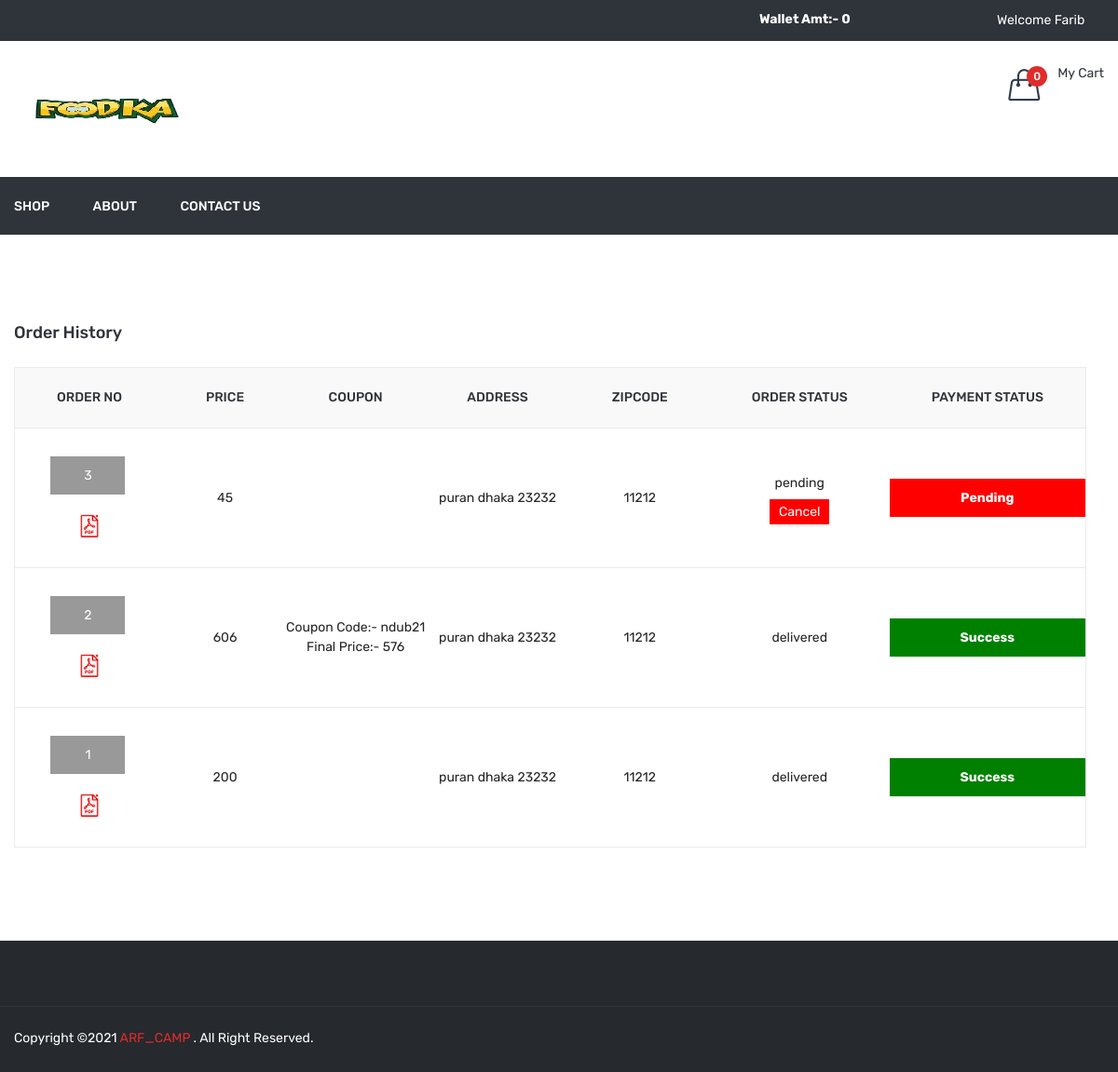
Page /order_history.php (signed in) on the earlier database version.
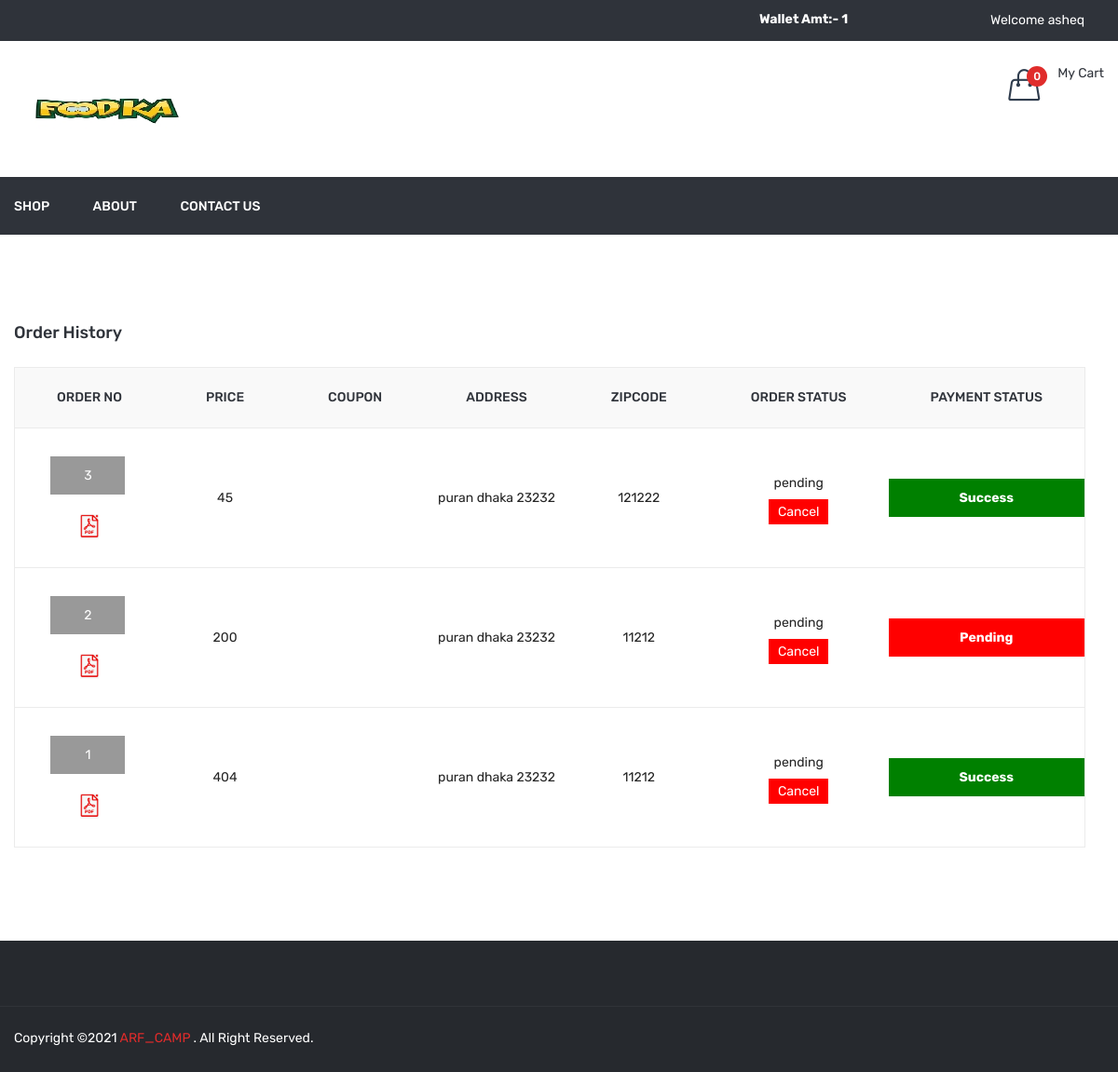
Same page on the later database version.
### tables this page shows
CREATE TABLE `order_master` (
  `id` int(11) NOT NULL,
  `user_id` int(11) NOT NULL,
  `name` varchar(50) NOT NULL,
  `email` varchar(50) NOT NULL,
  `mobile` varchar(50) NOT NULL,
  `address` text NOT NULL,
  `total_price` float NOT NULL,
  `coupon_code` varchar(20) NOT NULL,
  `final_price` float NOT NULL,
  `zipcode` varchar(10) NOT NULL,
  `delivery_boy_id` int(11) NOT NULL,
  `payment_status` varchar(20) NOT NULL,
  `payment_type` varchar(10) NOT NULL,
  `payment_id` varchar(100) NOT NULL,
  `order_status` int(11) NOT NULL,
  `added_on` datetime NOT NULL,
  `delivered_on` datetime NOT NULL,
  `cancel_by` enum('user','admin') NOT NULL,
  `cancel_at` datetime NOT NULL
);

CREATE TABLE `order_status` (
  `id` int(11) NOT NULL,
  `order_status` varchar(50) NOT NULL
);

### function.inc.php (called while the page is built, shortened)
	<?php
function getUserCart(){
	global $con;
	$arr=array();
	$id=$_SESSION['FOOD_USER_ID'];
	$res=mysqli_query($con,"select * from dish_cart where user_id='$id'");
	return $arr;
}
function getcartTotalPrice(){
  $cartArr=getUserFullCart();
  $totalPrice=0;
  return $totalPrice;
}
function getUserFullCart($attr_id=''){
	$cartArr=array();
	if(isset($_SESSION['FOOD_USER_ID'])){
		$getUserCart=getUserCart();
		$cartArr=array();
	}
	if($attr_id!=''){
		return $cartArr[$attr_id]['qty'];
	}else{
		return $cartArr;
	}
}
function getWalletAmt($uid){
  global $con;
  $sql="select * from wallet where user_id='$uid'";
  $res=mysqli_query($con,$sql);
  $in=0;
  $out=0;
  while($row=mysqli_fetch_assoc($res)){
    if($row['type']=='in'){
      $in=$in+$row['amt'];
    }
    if($row['type']=='out'){
      $out=$out+$row['amt'];
    }
  }
  return $in-$out;
}
?>

### order_history.php (the view, shortened to what this page needs)
<?php
include ("header.php");
$uid=$_SESSION['FOOD_USER_ID'];
$sql="select order_master.*,order_status.order_status as order_status_str from order_master,order_status where order_master.order_status=order_status.id and order_master.user_id='$uid' order by order_master.id desc";
$res=mysqli_query($con,$sql);
?>
<div class="cart-main-area pt-95 pb-100">
            <div class="container">
                <h3 class="page-title">Order History</h3>
                <div class="row">
                    <div class="col-lg-12 col-md-12 col-sm-12 col-12">
                        <form method="post">
							<div class="table-content table-responsive">
                                <table>
                                    <thead>
                                        <tr>
                                            <th>Order No</th>
                                            <th>Price</th>
											<th>Coupon</th>
                                            <th>Address</th>
											<th>Zipcode</th>
                                            <th>Order Status</th>
                                            <th>Payment Status</th>
                                        </tr>
                                    </thead>
                                    <tbody>
										<?php if(mysqli_num_rows($res)>0){
										while($row=mysqli_fetch_assoc($res)){
										?>
										<tr>
                                            <td>
												<div class="div_order_id"><a href="<?php echo FRONT_SITE_PATH.'order_detail?id='.$row['id']?>"><?php echo $row['id']?></div></a>
											<br/>
											<a href="<?php echo FRONT_SITE_PATH?>download_invoice?id=<?php echo $row['id']?>"><img src='<?php echo FRONT_SITE_PATH?>assets/img/icon-img/pdf.png' width="20px" title="Download Invoice"/></a>
											</td>
                                            <td style="font-size:14px;">
											<?php echo $row['total_price']?></td>
                                            <td>
											<?php
											if($row['coupon_code']!=''){
											?>
											Coupon Code:- <?php echo $row['coupon_code']?><br/>
											Final Price:- <?php echo $row['final_price']?>
											<?php } ?>
											</td>
											<td><?php echo $row['address']?></td>
											<td><?php echo $row['zipcode']?></td>
											<td>
                                             <?php
											echo $row['order_status_str'];
											if($row['order_status']==1){
												echo "<br/>";
												echo "<div style='margin-top:10px;'><a href='?cancel_id=".$row['id']."' class='cancel_btn'>Cancel</a></div>";
											}
											?>
                                            </td>
											<td>
												<div class="payment_status payment_status_<?php echo $row['payment_status']?>"><?php echo ucfirst($row['payment_status'])?></div>
											</td>
                                        </tr>
										<?php }} ?>
                                    </tbody>
                                </table>
                            </div>
                        </form>
                    </div>
                </div>
            </div>
        </div>
<?php
include("footer.php");
?>

### header.php (shortened to what this page needs)
<?php
include('database.inc.php');
include('function.inc.php');
$cartArr=getUserFullCart();
$totalPrice=getcartTotalPrice();
$totalCartDish=count($cartArr);
$getWalletAmt=0;
if(isset($_SESSION['FOOD_USER_ID'])){
    $getWalletAmt=getWalletAmt($_SESSION['FOOD_USER_ID']);
}
 ?>
<!doctype html>
<html class="no-js" lang="zxx">
<head>
        <link rel="stylesheet" href="<?php echo FRONT_SITE_PATH?>assets/css/bootstrap.min.css">
        <link rel="stylesheet" href="<?php echo FRONT_SITE_PATH?>assets/css/animate.css">
        <link rel="stylesheet" href="<?php echo FRONT_SITE_PATH?>assets/css/owl.carousel.min.css">
        <link rel="stylesheet" href="<?php echo FRONT_SITE_PATH?>assets/css/slick.css">
        <link rel="stylesheet" href="<?php echo FRONT_SITE_PATH?>assets/css/chosen.min.css">
        <link rel="stylesheet" href="<?php echo FRONT_SITE_PATH?>assets/css/ionicons.min.css">
        <link rel="stylesheet" href="<?php echo FRONT_SITE_PATH?>assets/css/font-awesome.min.css">
        <link rel="stylesheet" href="<?php echo FRONT_SITE_PATH?>assets/css/simple-line-icons.css">
        <link rel="stylesheet" href="<?php echo FRONT_SITE_PATH?>assets/css/jquery-ui.css">
        <link rel="stylesheet" href="<?php echo FRONT_SITE_PATH?>assets/css/meanmenu.min.css">
        <link rel="stylesheet" href="<?php echo FRONT_SITE_PATH?>assets/css/style.css">
        <link rel="stylesheet" href="<?php echo FRONT_SITE_PATH?>assets/css/responsive.css">
    </head>
    <body>
        <header class="header-area">
            <div class="header-top black-bg">
                <div class="container">
                    <div class="row">
                        <div class="col-lg-8 col-md-4 col-12 col-sm-4">
                        </div>
                      <div class="col-lg-2 col-md-4 col-12 col-sm-4">
                            <?php
                                if(isset($_SESSION['FOOD_USER_NAME'])){
                                ?>
                            <div id="wallet_top_box">
                                <a href="<?php echo FRONT_SITE_PATH?>wallet" style="color:#fff;">
                                    Wallet Amt:- <?php echo $getWalletAmt?>
                                </a>
                            </div>
                                <?php  } ?>
                        </div>
                        <div class="col-lg-2 col-md-8 col-12 col-sm-8">
                            <div class="account-curr-lang-wrap f-right">
                                <?php
                                if(isset($_SESSION['FOOD_USER_NAME'])){
                                ?>
                                <ul>
                                    <li class="top-hover"><a href="#"><?php echo "Welcome <span id='user_top_name'> ".$_SESSION['FOOD_USER_NAME'];?>  <i class="ion-chevron-down"></i></a>
                                    </li>
                                </ul>
                                <?php } ?>
                            </div>
                        </div>
                    </div>
                </div>
            </div>
            <div class="header-middle">
                <div class="container">
                    <div class="row">
                        <div class="col-lg-3 col-md-4 col-12 col-sm-4">
                            <div class="logo">
                                <a href="<?php echo FRONT_SITE_PATH?>">
                                	<img alt="" src="assets/img/logo/foodka200_90.jpg">
                                </a>
                            </div>
                        </div>
                        <div class="col-lg-9 col-md-8 col-12 col-sm-8">
                            <div class="header-middle-right f-right">
                                <div class="header-wishlist">
                                </div>
                                <div class="header-cart">
                                    <a href="#">
                                        <div class="header-icon-style">
                                            <i class="icon-handbag icons"></i>
                                            <span class="count-style" id="totalCartDish"><?php echo $totalCartDish?></span>
                                        </div>
                                        <div class="cart-text">
                                            <span class="digit">My Cart</span>
                                        </div>
                                    </a>
                                </div>
                            </div>
                        </div>
                    </div>
                </div>
            </div>
            <div class="header-bottom transparent-bar black-bg">
                <div class="container">
                    <div class="row">
                        <div class="col-lg-12 col-md-12 col-12">
                            <div class="main-menu">
                                <nav>
                                    <ul>
                                        <li><a href="<?php echo FRONT_SITE_PATH?>shop">Shop</a></li>
                                        <li><a href="<?php echo FRONT_SITE_PATH?>about-us">about</a></li>
                                        <li><a href="<?php echo FRONT_SITE_PATH?>contact-us">contact us</a></li>
                                    </ul>
                                </nav>
                            </div>
                        </div>
                    </div>
                </div>
            </div>
        </header>

### footer.php (shortened to what this page needs)
 <div class="footer-area black-bg-2 pt-70">
            <div class="footer-bottom-area border-top-4">
                <div class="container">
                    <div class="row">
                        <div class="col-lg-6 col-md-6 col-sm-7">
                            <div class="copyright">
                                <p>Copyright ©<?php echo date('Y') ?> <a href="https://github.com/arf-camp/foodka" target="_blank">ARF_CAMP</a> . All Right Reserved.</p>
                            </div>
                        </div>
                        <div class="col-lg-6 col-md-6 col-sm-5">
                            <div class="footer-social">
                                <ul>
                                    <li><a href="#"><i class="ion-social-facebook"></i></a></li>
                                    <li><a href="#"><i class="ion-social-twitter"></i></a></li>
                                    <li><a href="#"><i class="ion-social-instagram-outline"></i></a></li>
                                    <li><a href="#"><i class="ion-social-googleplus-outline"></i></a></li>
                                    <li><a href="#"><i class="ion-social-rss"></i></a></li>
                                    <li><a href="#"><i class="ion-social-dribbble-outline"></i></a></li>
                                </ul>
                            </div>
                        </div>
                    </div>
                </div>
            </div>
        </div>
    </body>
</html>

Differences in the rows shown:
changed order_master id 3: zipcode "11212" → "121222"; payment_status "Pending" → "Success"
changed order_master id 2: total_price "606" → "200"; order_status.order_status "delivered" → "pending"; payment_status "Success" → "Pending"; coupon_code "ndub21" → (not shown); final_price "576" → (not shown); now shows "Cancel"
changed order_master id 1: total_price "200" → "404"; order_status.order_status "delivered" → "pending"; now shows "Cancel"
Other differences:
$getWalletAmt: "0" → "1"
$_SESSION['FOOD_USER_NAME']: "Farib" → "asheq"
